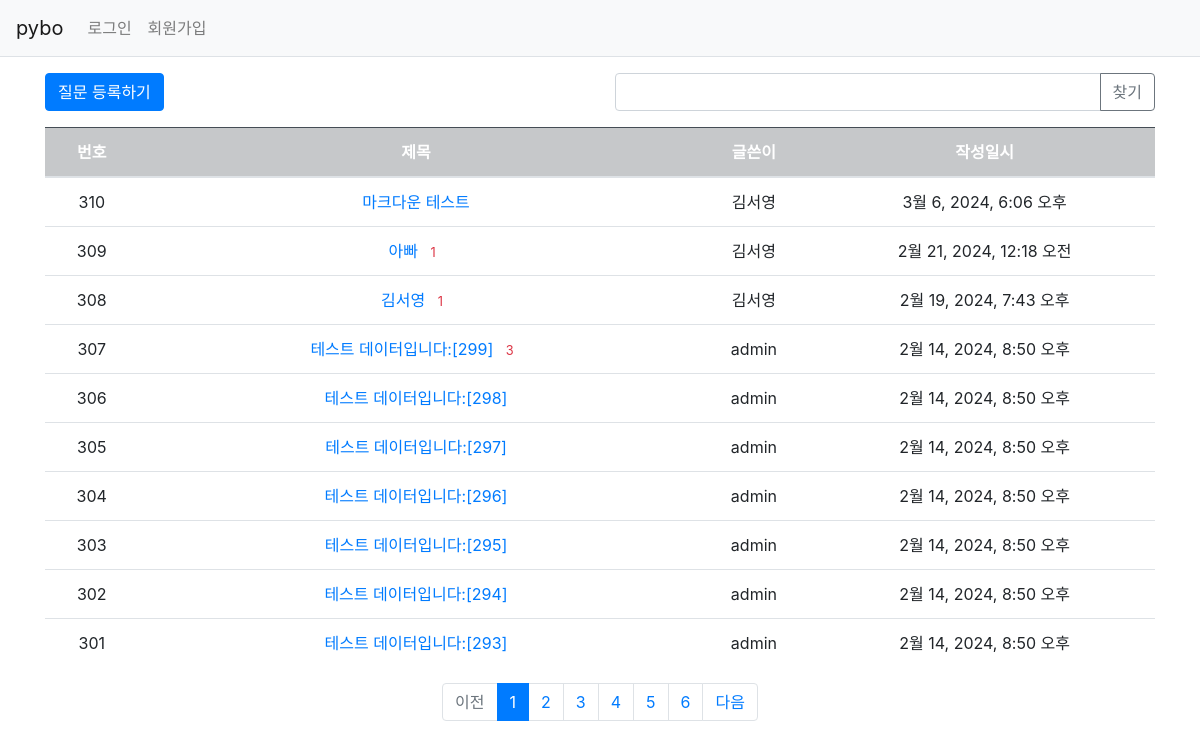
Screenshot of /pybo/ with the database file from the repository.
### pybo/models.py (models this page shows, shortened)
class Question(models.Model):
    author = models.ForeignKey(User, on_delete=models.CASCADE, related_name='author_question')
    subject = models.CharField(max_length=200)
    content = models.TextField()
    create_date = models.DateTimeField()
    modify_date = models.DateTimeField(null=True, blank=True)
    voter = models.ManyToManyField(User, related_name='voter_question')

### pybo/views/base_views.py (the view, shortened to what this page needs)
# urls.py: path('', base_views.index, name='index'),  # / 페이지에 해당하는 urlpatterns
def index(request):
    page = request.GET.get('page', '1')  # 페이지
    kw = request.GET.get('kw', '')  # 검색어
    question_list = Question.objects.order_by('-create_date')
    paginator = Paginator(question_list, 10)  # 페이지당 10개씩 보여주기
    page_obj = paginator.get_page(page)
    context = {'question_list': page_obj, 'page': page, 'kw': kw}
    return render(request, 'pybo/question_list.html', context)

### pybo/templatetags/pybo_filter.py (called while the page is built)
@register.filter
def sub(value, arg):
    return value - arg

### templates/pybo/question_list.html (shortened to what this page needs)
{% extends 'base.html' %}
{% load pybo_filter %}
{% block content %}
<div class="container my-3">
    <div class="row my-3">
        <div class="col-6">
            <a href="{% url 'pybo:question_create' %}" class="btn btn-primary">질문 등록하기</a>
        </div>
        <div class="col-6">
            <div class="input-group">
                <input type="text" id="search_kw" class="form-control" value="{{ kw|default_if_none:'' }}">
                <div class="input-group-append">
                    <button class="btn btn-outline-secondary" type="button" id="btn_search">찾기</button>
                </div>
            </div>
        </div>
    </div>
    <table class="table">
        <thead>
        <tr class="text-center table-dark">
            <th>번호</th>
            <th style="width:50%">제목</th>
            <th>글쓴이</th>
            <th>작성일시</th>
        </tr>
        </thead>
        <tbody>
        {% if question_list %}
        {% for question in question_list %}
        <tr class="text-center">
            <td>
                {{ question_list.paginator.count|sub:question_list.start_index|sub:forloop.counter0|add:1 }}
            </td>
            <td class="text-start">
                <a href="{% url 'pybo:detail' question.id %}">{{ question.subject }}</a>
                {% if question.answer_set.count > 0 %}
                <span class="text-danger small mx-2">{{ question.answer_set.count }}</span>
                {% endif %}
            </td>
            <td>{{ question.author.username }}</td>
            <td>{{ question.create_date }}</td>
        </tr>
        {% endfor %}
        {% else %}
        <tr>
            <td colspan="3">질문이 없습니다.</td>
        </tr>
        {% endif %}
        </tbody>
    </table>
    <ul class="pagination justify-content-center">
        {% if question_list.has_previous %}
        <li class="page-item">
            <a class="page-link" data-page="{{ question_list.previous_page_number }}"
               href="javascript:void(0)">이전</a>
        </li>
        {% else %}
        <li class="page-item disabled">
            <a class="page-link" tabindex="-1" aria-disabled="true"
               href="javascript:void(0)">이전</a>
        </li>
        {% endif %}
        {% for page_number in question_list.paginator.page_range %}
        {% if page_number >= question_list.number|add:-5 and page_number <= question_list.number|add:5 %}
        {% if page_number == question_list.number %}
        <li class="page-item active" aria-current="page">
            <a class="page-link" data-page="{{ page_number }}"
               href="javascript:void(0)">{{ page_number }}</a>
        </li>
        {% else %}
        <li class="page-item">
            <a class="page-link" data-page="{{ page_number }}"
               href="javascript:void(0)">{{ page_number }}</a>
        </li>
        {% endif %}
        {% endif %}
        {% endfor %}
        {% if question_list.has_next %}
        <li class="page-item">
            <a class="page-link" data-page="{{ question_list.next_page_number }}"
               href="javascript:void(0)">다음</a>
        </li>
        {% else %}
        <li class="page-item disabled">
            <a class="page-link" tabindex="-1" aria-disabled="true"
               href="javascript:void(0)">다음</a>
        </li>
        {% endif %}
    </ul>
</div>
{% endblock %}

### templates/base.html (shortened to what this page needs)
{% load static %}
<!doctype html>
<html lang="ko">
<head>
    <link rel="stylesheet" type="text/css" href="{% static 'bootstrap.min.css' %}">
    <link rel="stylesheet" type="text/css" href="{% static 'style.css' %}">
</head>
<body>
{% include "navbar.html" %}
{% block content %}
{% endblock %}
</body>
</html>

### templates/navbar.html (shortened to what this page needs)
<nav class="navbar navbar-expand-lg navbar-light bg-light border-bottom">
    <a class="navbar-brand" href="{% url 'pybo:index' %}">pybo</a>
    <div class="collapse navbar-collapse flex-grow-0" id="navbarNav">
        <ul class="navbar-nav">
            <li class="nav-item ">
                {% if user.is_authenticated %}
                <a class="nav-link" href="{% url 'common:logout' %}">{{ user.username }} (로그아웃)</a>
                {% else %}
                <a class="nav-link" href="{% url 'common:login' %}">로그인</a>
                {% endif %}
            </li>
            <li>
                    {% if not user.is_authenticated %}
                    <a class="nav-link" href="{% url 'common:signup' %}">회원가입</a>
                    {% endif %}
                </li>
        </ul>
    </div>
</nav>

### rows the page displays
Question: paginator.count|sub "310", subject "마크다운 테스트", author.username "김서영", create_date "3월 6, 2024, 6:06 오후"
Question: paginator.count|sub "309", subject "아빠", answer_set.count "1", author.username "김서영", create_date "2월 21, 2024, 12:18 오전"
Question: paginator.count|sub "308", subject "김서영", answer_set.count "1", author.username "김서영", create_date "2월 19, 2024, 7:43 오후"
Question: paginator.count|sub "307", subject "테스트 데이터입니다:[299]", answer_set.count "3", author.username "admin", create_date "2월 14, 2024, 8:50 오후"
Question: paginator.count|sub "306", subject "테스트 데이터입니다:[298]", author.username "admin", create_date "2월 14, 2024, 8:50 오후"
Question: paginator.count|sub "305", subject "테스트 데이터입니다:[297]", author.username "admin", create_date "2월 14, 2024, 8:50 오후"
Question: paginator.count|sub "304", subject "테스트 데이터입니다:[296]", author.username "admin", create_date "2월 14, 2024, 8:50 오후"
Question: paginator.count|sub "303", subject "테스트 데이터입니다:[295]", author.username "admin", create_date "2월 14, 2024, 8:50 오후"
Question: paginator.count|sub "302", subject "테스트 데이터입니다:[294]", author.username "admin", create_date "2월 14, 2024, 8:50 오후"
Question: paginator.count|sub "301", subject "테스트 데이터입니다:[293]", author.username "admin", create_date "2월 14, 2024, 8:50 오후"

### other values shown
{{ page_number }} "1"
{{ page_number }} "2" "3" "4" "5" "6"
